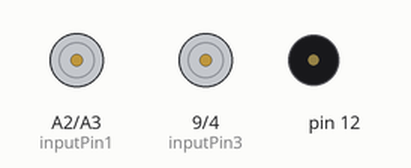
This sketch was run on a simulated Arduino Uno, built with avr-gcc and run on an emulated ATmega328P. Shown: motor-driver pin pairs drawn as motors (green arrow = first pin HIGH = forward, orange = second pin HIGH = backward, longer = more drive, scaled by the enable pin), buzzer (waves = sounding).

Above: at 0.1 s.
At 0.55 s:
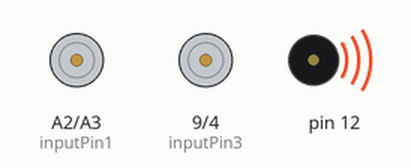
At 19.75 s:
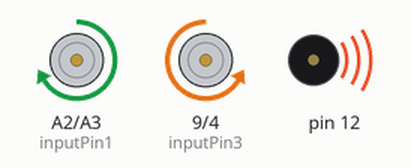
At 39.9 s:
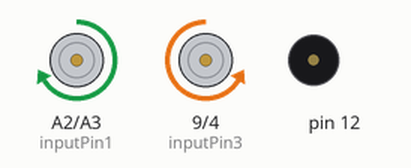
Timing chart, 0 to 40.0 s (numbered marks = the images above):
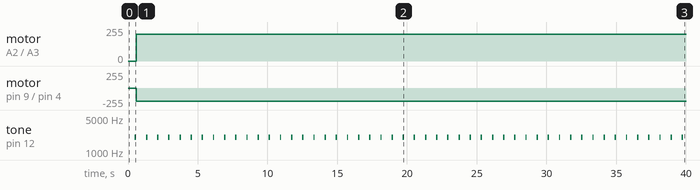

Measured:
- by itself, motor on A2 (inputPin1) / A3 (inputPin2): stopped → forward 200/255 at 0.60 s
- by itself, motor on pin 9 (inputPin3) / pin 4 (inputPin4): stopped → backward 200/255 at 0.60 s
- by itself, tone on pin 12: alternates 2000 Hz for 0.10 s and silent for 0.70 s

The sketch:

motor_control.ino
```cpp
const int inputPin1  = A2;    // Pin 15 of L293D IC
const int inputPin2  = A3;    // Pin 10 of L293D IC
                              //Motor B
const int inputPin3  = 9;    // Pin  7 of L293D IC
const int inputPin4  = 4;    // Pin  2 of L293D IC
int EN1 = 6;                 // Pin 1 of L293D IC
int EN2 = 5;

int forwardMove(){
  digitalWrite(inputPin1, HIGH);
   digitalWrite(inputPin2, LOW);
   digitalWrite(inputPin3, LOW);
   digitalWrite(inputPin4, HIGH);
}

int backwardMove(){
  digitalWrite(inputPin1, LOW);
   digitalWrite(inputPin2, HIGH);
   digitalWrite(inputPin3, HIGH);
   digitalWrite(inputPin4, LOW);
}

void setup() {
    pinMode(EN1, OUTPUT);   // where the motor is connected to
   pinMode(EN2, OUTPUT);   // where the motor is connected to
   pinMode(inputPin1, OUTPUT);
   pinMode(inputPin2, OUTPUT);
   pinMode(inputPin3, OUTPUT);
   pinMode(inputPin4, OUTPUT);
   analogWrite(EN1, 200);      //sets the motors speed
   analogWrite(EN2, 200);

}


void loop() {
   delay(500);
   tone(12, 2000);
   delay(100);
   noTone(12);

  //  ONE DIRECTION
   forwardMove();
   delay(200);

  //  OPPOSITE DIRECTION

   //delay(200);

}
```
